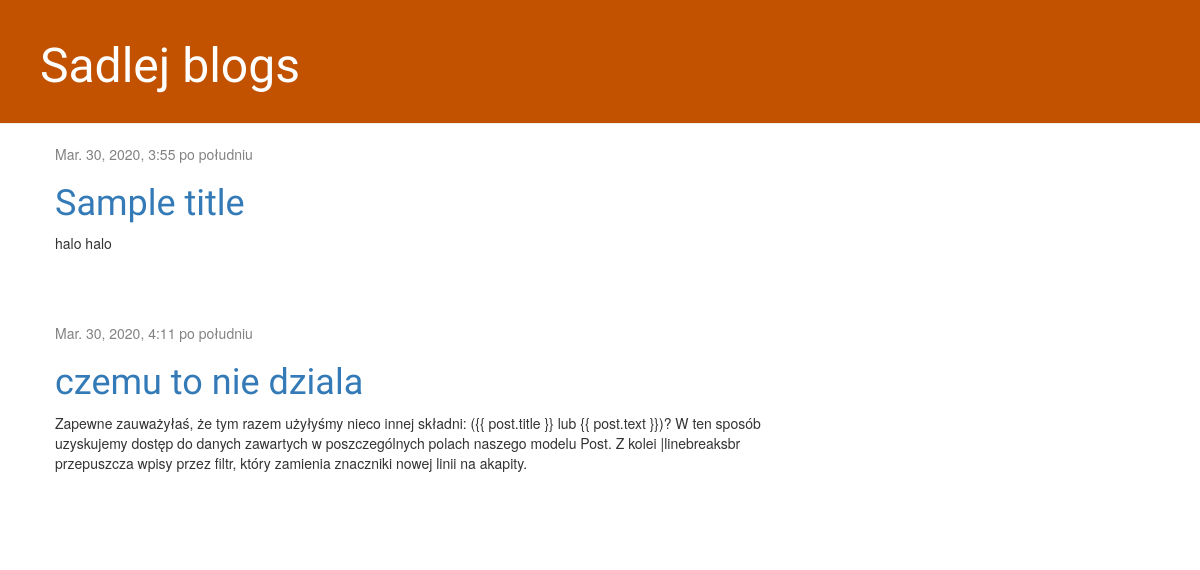
/, run on an earlier commit of the app's database.
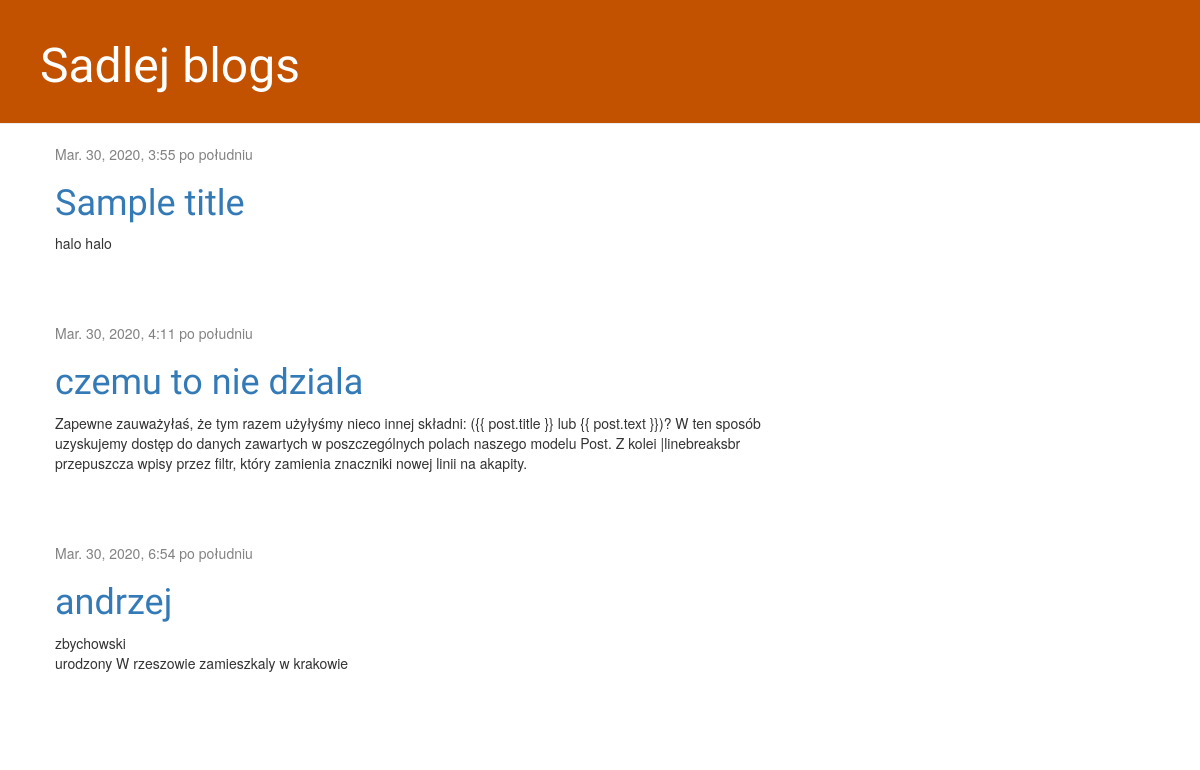
And on a later commit of the database.
### blog/models.py (models this page shows, shortened)
class Post(models.Model):
    author = models.ForeignKey('auth.User', on_delete=models.CASCADE)
    title = models.CharField(max_length=200)
    text = models.TextField()
    created_date = models.DateTimeField(
            default=timezone.now)
    published_date = models.DateTimeField(
            blank=True, null=True)

### blog/views.py (the view)
# urls.py: path('', views.post_list, name='post_list'),
def post_list(request):
    posts = Post.objects.filter(published_date__lte=timezone.now()).order_by('published_date')
    return render(request, 'blog/post_list.html', {'posts': posts})

### blog/templates/blog/post_list.html
{% extends 'blog/base.html' %}
{% block content %}
    {% for post in posts %}
        <div class="post">
            <div class="date">
                {{ post.published_date }}
            </div>
            <h1><a href="{% url 'post_detail' pk=post.pk %}">{{ post.title }}</a></h1>
            <p>{{ post.text|linebreaksbr }}</p>
        </div>
    {% endfor %}
{% endblock %}

What changed in the data, as far as the page shows it:
added Post: published_date "Mar. 30, 2020, 6:54 po południu", title "andrzej", text "zbychowski urodzony W rzeszowie zamieszkaly w krakowie"
